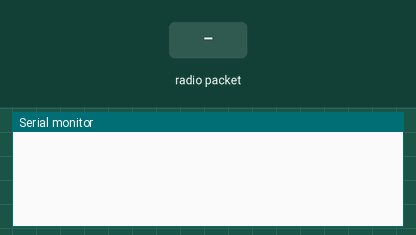
Simulated run of this sketch. Board: Arduino Mega 2560, built with avr-gcc and run on an emulated ATmega2560. On the bench: the last lines printed to the serial monitor. Inputs (shaded band) come from the test bench. No radio packets arrive unless stated.

Above: at 1.8 s.
1.9 s: radio packet "1" arrives
At 2.7 s:
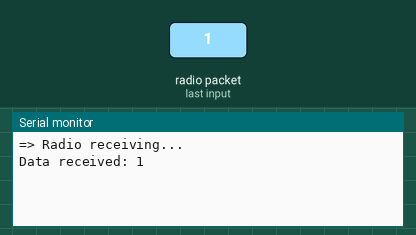
3.5 s: radio packet "0" arrives
At 4.8 s:
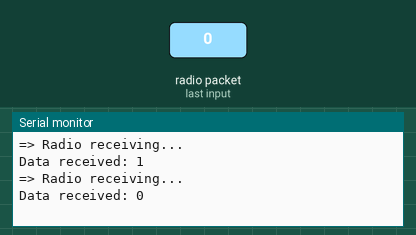
5.0 s: radio packet "2" arrives
At 6.2 s:
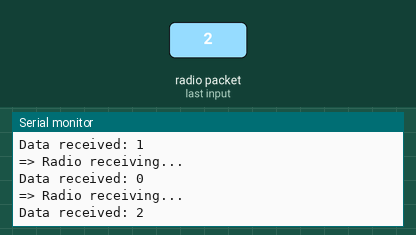

Measured:
- after the input at 1.9 s, the serial monitor: prints a new line after 0.11 s (image 1)
- after the input at 3.5 s, the serial monitor: prints a new line after 0.53 s (image 2)
- after the input at 5.0 s, the serial monitor: prints a new line at once (image 3)

The sketch:

ReceptorRF.ino
```cpp
//Librerias para NRF24L01
#include <SPI.h>
//#include <nRF24L01.h>
#include <RF24.h>

#define CE_PIN 31
#define CSN_PIN 30

const byte slaveAddress[5] = {'R','x','A','A','A'};   //Canal a usar

RF24 radio(CE_PIN,CSN_PIN);            //Crear objeto radio tipo RF24

char dataReceived[11];        //Array que se va a recibir

bool newData = false;

void setup() {

  Serial.begin(9600);
  radio.begin();
  radio.setDataRate( RF24_250KBPS );
  radio.openReadingPipe(1,slaveAddress);
  radio.startListening();
}

void loop() {
  // Codigo de Receptor RF

  getData(); //Obtiene la data del transmisor

  showData(); //Muestra data recibida

  delay(1000);
}

void getData() {
    if ( radio.available() ) { //Si el canal esta disponible
        Serial.println("=> Radio receiving...");
        radio.read( &dataReceived, sizeof(dataReceived) ); //Lee la data y la guarda en el array
        newData = true; // Setear variable de recibido de la informacion
    }
}

void showData() {
    if (newData == true) { //Si la informacion se recibio
        Serial.print("Data received: ");
        Serial.println(dataReceived); //Imprime lo que se encuentra en el array
        newData = false; //Despues de mostrar la informacion cambiamos la variable de recepcion de datos a falso
    }
}
```
